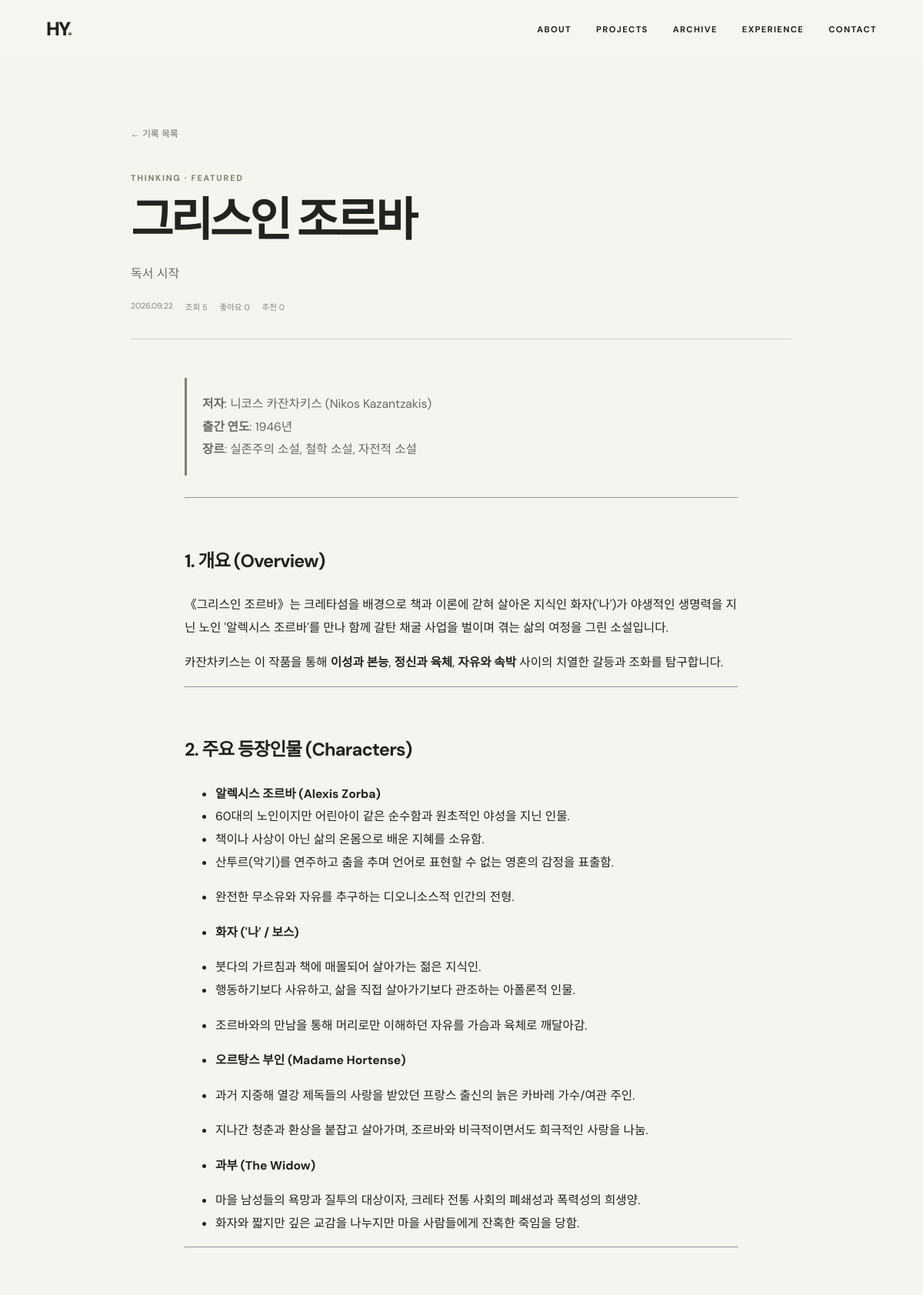
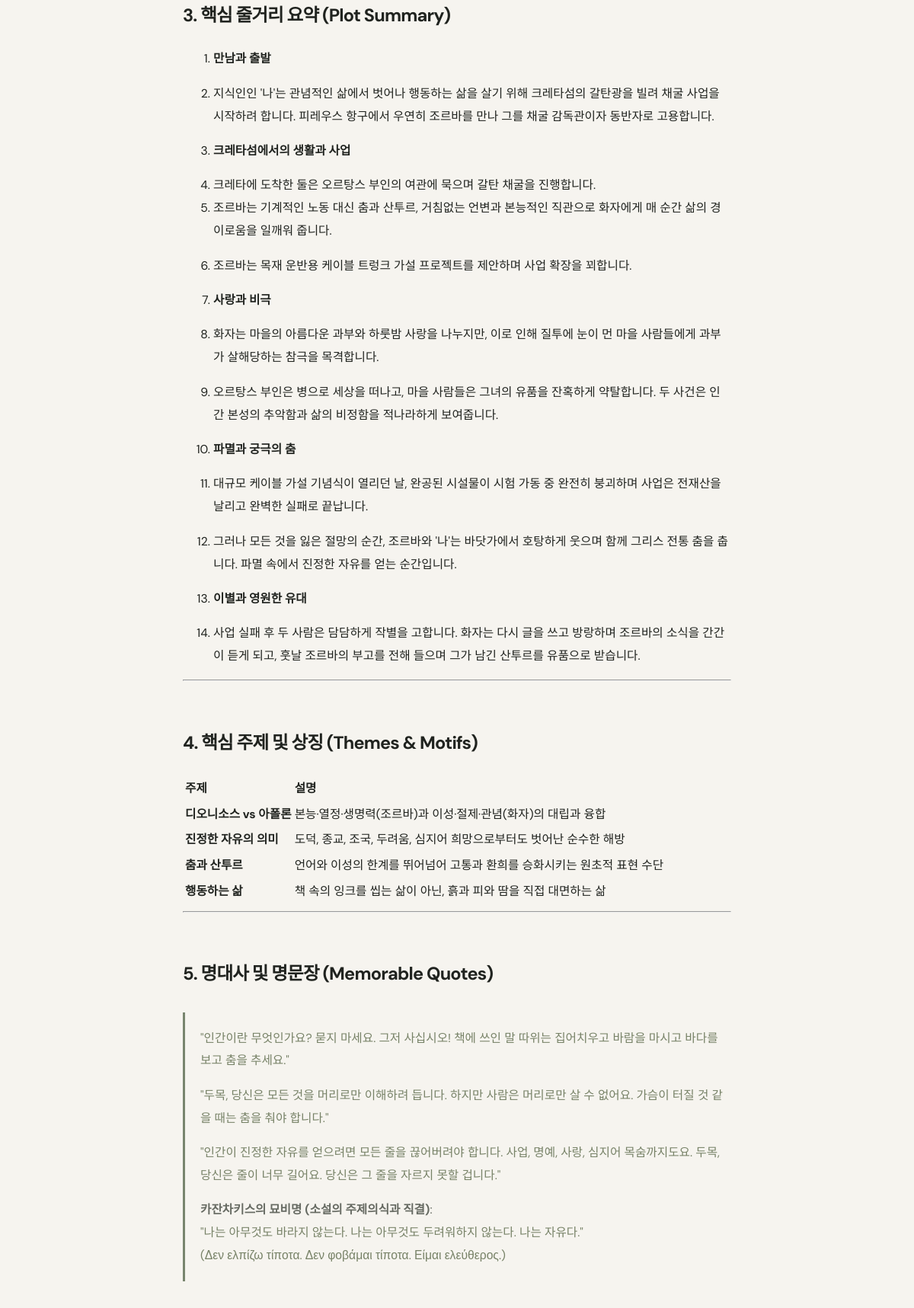
/records/3 (upper part), run on the app's committed database (2 pictures, top to bottom).
### models.py (models this page shows)
class TimestampMixin:
    created_at = db.Column(db.DateTime, default=datetime.utcnow)
    updated_at = db.Column(db.DateTime, default=datetime.utcnow, onupdate=datetime.utcnow)

class Archive(TimestampMixin, db.Model):
    id = db.Column(db.Integer, primary_key=True)
    title = db.Column(db.String(200), nullable=False)
    category = db.Column(db.String(80), nullable=False)
    summary = db.Column(db.Text)
    content = db.Column(db.Text)
    tags = db.Column(db.String(400))
    thumbnail = db.Column(db.String(400))
    source_type = db.Column(db.String(80))
    source_url = db.Column(db.String(400))
    is_featured = db.Column(db.Boolean, default=False, nullable=False)
    is_pinned = db.Column(db.Boolean, default=False, nullable=False)
    view_count = db.Column(db.Integer, default=0, nullable=False)
    like_count = db.Column(db.Integer, default=0, nullable=False)
    recommendation_count = db.Column(db.Integer, default=0, nullable=False)
    comments = db.relationship("RecordComment", backref="record", cascade="all, delete-orphan", lazy=True)

### app.py (the view)
@app.route("/records/<int:record_id>")
def record_detail(record_id):
    record = Archive.query.get_or_404(record_id)
    record.view_count += 1; db.session.commit()
    rendered_content = markdown.markdown(record.content or "", extensions=["extra", "fenced_code", "tables"])
    return render_template("records/detail.html", record=record, rendered_content=rendered_content)

### app.py (called while the page is built)
@app.context_processor
def globals_for_templates():
    return {"profile": Profile.query.first(), "project_count": Project.query.count(), "archive_count": Archive.query.count(), "skill_count": Skill.query.count()}

@app.before_request
def protect_admin():
    if request.path.startswith("/admin") and request.endpoint != "admin_login" and not session.get("admin"): return redirect(url_for("admin_login"))

### templates/records/detail.html (shortened to what this page needs)
{% extends 'base.html' %}
{% block body_class %}records-page record-detail-page{% endblock %}
{% block head %}<link rel="stylesheet" href="{{ url_for('static', filename='css/records.css') }}">{% endblock %}
{% block content %}
<main class="record-detail">
  <a class="record-back" href="{{ url_for('records') }}">← 기록 목록</a>
  <header class="record-hero">
    <p class="eyebrow">{{ record.category }}{% if record.is_featured %} · FEATURED{% endif %}</p>
    <h1>{{ record.title }}</h1>
    {% if record.summary %}<p class="record-lead">{{ record.summary }}</p>{% endif %}
    <div class="record-meta"><time>{{ record.created_at.strftime('%Y.%m.%d') }}</time><span>조회 {{ record.view_count }}</span><span>좋아요 {{ record.like_count }}</span><span>추천 {{ record.recommendation_count }}</span></div>
  </header>
  <article class="record-content markdown-body">{{ rendered_content|safe }}</article>
</main>
{% endblock %}

### static/css/style.css (style rules this page uses)
:root { --bg:#f7f5ef;--surface:#fff;--soft:#efede4;--text:#20231f;--muted:#696d64;--olive:#778267;--dark:#606c54;--border:#dddccf }
* { box-sizing:border-box }
html { scroll-behavior:smooth }
body { margin:0;background:var(--bg);color:var(--text);font-family:'DM Sans','Noto Sans KR',sans-serif }
a { color:inherit;text-decoration:none }
.logo span,em { color:var(--olive);font-style:normal }
.eyebrow { color:var(--olive);font-size:.68rem;font-weight:700;letter-spacing:.16em;margin:0 0 1rem;text-transform:uppercase }

### static/css/records.css (style rules this page uses)
.records-page { background:#f6f4ef }
.records-index,.record-detail { width:min(100% - 48px,1120px);margin:0 auto;padding:86px 0 120px }
.record-detail { max-width:860px }
.record-back { display:inline-block;margin-bottom:42px;color:#696c65;font-size:.74rem }
.record-hero { padding-bottom:34px;border-bottom:1px solid #d4d1c9 }
.record-hero .eyebrow { margin-bottom:16px }
.record-hero h1 { max-width:780px;margin:0;font-size:clamp(2.3rem,5vw,4.2rem);line-height:1.1;letter-spacing:-.065em;word-break:keep-all }
.record-lead { max-width:680px;margin:22px 0;color:#6d7069;font-size:1rem;line-height:1.7 }
.record-meta { display:flex;gap:16px;color:#858780;font-size:.66rem }
.record-content { max-width:720px;margin:50px auto;min-height:180px;font-size:.98rem;line-height:1.9 }
.record-content h2,.record-content h3 { margin-top:2.5em;letter-spacing:-.035em }
.record-content blockquote { margin:28px 0;padding:3px 0 3px 20px;border-left:3px solid #78856e;color:#666a62 }

### data on the page
Archive: category "THINKING", title "그리스인 조르바", summary "독서 시작", created_at "2026.09.22", view_count "5", like_count "0", recommendation_count "0"
